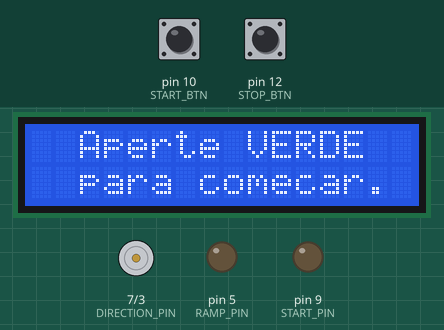
This sketch was run on a simulated Arduino Uno, built with avr-gcc and run on an emulated ATmega328P. Shown: 16×2 character LCD, direction and speed pins drawn as motors (green arrow = direction pin HIGH = forward, orange = LOW = backward, longer = more drive), output pins drawn as LEDs (lit = HIGH). Inputs (shaded band) come from the test bench; at power-on: pin 10 (START_BTN) HIGH, pin 12 (STOP_BTN) HIGH.

Above: at 3.8 s.
3.9 s: pin 10 (START_BTN) pulled LOW for 0.15 s
At 4.7 s:
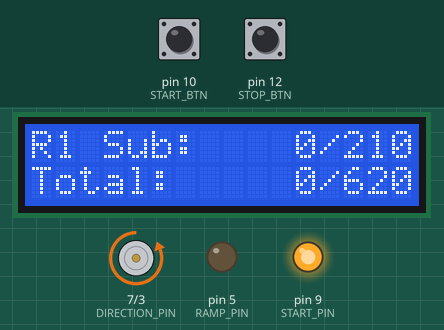
7.0 s: pin 12 (STOP_BTN) pulled LOW for 0.15 s
At 8.0 s:
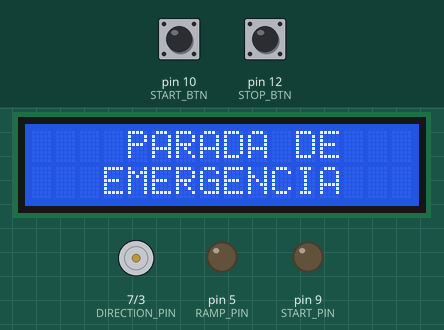
10.1 s: pin 10 (START_BTN) pulled LOW for 3.2 s
At 13.5 s:
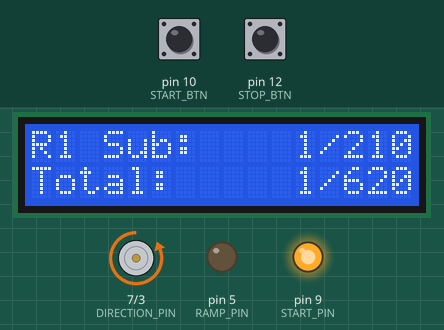
16.3 s: pin 12 (STOP_BTN) pulled LOW for 1 s
At 17.3 s:
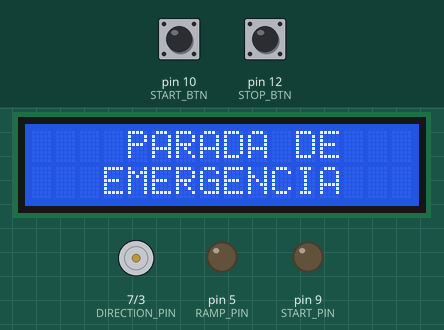
Timing chart, 0 to 19.3 s (numbered marks = the images above; inputs shaded):
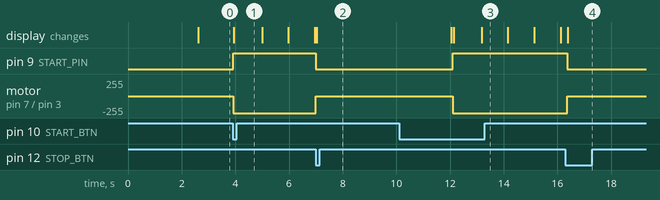

The sketch:

WegInverterController.ino
```cpp
#include <Wire.h>               // Biblioteca utilizada para fazer a comunicação com o I2C
#include <LiquidCrystal_I2C.h>  // Biblioteca utilizada para fazer a comunicação com o display 20x4

#include "Settings.h"

LiquidCrystal_I2C lcd(0x27, 16, 2);

const unsigned long TOTAL_TIME = RAMP_1_UP_TIME + DIRECTION_1_TIME + RAMP_1_DOWN_TIME + RAMP_2_UP_TIME + DIRECTION_2_TIME + RAMP_2_DOWN_TIME;

#define DIR_1 LOW
#define DIR_2 HIGH

enum class States {
  Idle = 0,
  Ramp1Up,
  Direction1,
  Ramp1Down,
  Ramp2Up,
  Direction2,
  Ramp2Down,
  Ended,
  Emergency
};

unsigned long StatesTime[9] = {
  0,
  RAMP_1_UP_TIME,
  DIRECTION_1_TIME,
  RAMP_1_DOWN_TIME,
  RAMP_2_UP_TIME,
  DIRECTION_2_TIME,
  RAMP_2_DOWN_TIME,
  0,
  0
};

String StatesStr[9] = {
  "",
  "R1 Sub",
  "Dir. 1",
  "R1 Desc",
  "R2 Sub",
  "Dir. 2",
  "R2 Desc",
  "",
  ""
};

bool inProcess = false;
unsigned long startTime = 0;
unsigned long startStep = 0;
unsigned long currentTime = 0;
States currentState = States::Idle;

void setup() {
  pinMode(ENABLE_PIN, OUTPUT);
  pinMode(START_PIN, OUTPUT);
  pinMode(DIRECTION_PIN, OUTPUT);
  pinMode(RAMP_PIN, OUTPUT);

  digitalWrite(ENABLE_PIN, LOW);
  digitalWrite(START_PIN, LOW);
  digitalWrite(DIRECTION_PIN, LOW);
  digitalWrite(RAMP_PIN, LOW);

  pinMode(START_BTN, INPUT_PULLUP);
  pinMode(STOP_BTN, INPUT_PULLUP);

  lcd.init();
  lcd.backlight();

  PrintInfo();
  delay(2500);
  ResetState();
}

void loop() {
  auto stopButtonState = GetButtonState(STOP_BTN);
  auto startButtonState = GetButtonState(START_BTN);

  if (inProcess && stopButtonState) {
    currentState = States::Emergency;
    SetInverterState();
    PrintForcedStop();
    delay(EMERGENCY_STOP_TIME * 1000);
    ResetState();
  } else if (!inProcess && startButtonState) {
    inProcess = true;
  }

  CheckState();
  delay(50);
}

void NextState() {
  currentState = static_cast<States>(((int)currentState) + 1);
}

void ResetState() {
  PrintHome();
  inProcess = false;
  startTime = 0;
  startStep = 0;
  currentTime = 0;
  currentState = States::Idle;
}

void CheckState() {
  if (!inProcess) return;

  if (currentState == States::Idle) {
    InitProcess();
    NextState();
    UpdateState();
    return;
  }

  if (currentState == States::Ended) {
    PrintEnd();
    delay(5000);
    ResetState();
    return;
  }

  if (CheckTime()) {
    NextState();
    UpdateState();
    return;
  }

  auto currTime = (millis() - startStep) / 1000;
  auto elapsedTime = (millis() - startTime) / 1000;
  UpdateDisplayStep(currTime);
  UpdateCurrentTime(elapsedTime);
}

void UpdateState() {
  startStep = millis();
  SetInverterState();

  auto elapsedTime = (millis() - startTime) / 1000;
  PrintDisplayStep(StatesStr[(int)currentState], elapsedTime);
}

void InitProcess() {
  startTime = millis();
}

bool CheckTime() {
  auto currTime = (millis() - startStep) / 1000;
  return currTime >= StatesTime[(int)currentState];
}

void PrintDisplayStep(String newStep, unsigned long currentTime) {
  if (!newStep.length()) return;

  lcd.clear();
  lcd.setCursor(0, 0);
  lcd.print(newStep);
  lcd.print(": ");
  UpdateDisplayStep(0);

  PrintCurrentTime(currentTime);
}

void UpdateDisplayStep(unsigned long currentTime) {
  lcd.setCursor(9, 0);
  lcd.print(IntToString(currentTime) + "/" + IntToString(StatesTime[(int)currentState]));
}

void PrintCurrentTime(unsigned long currentTime) {
  lcd.setCursor(0, 1);
  lcd.print("Total: ");

  UpdateCurrentTime(currentTime);
}

void UpdateCurrentTime(unsigned long currentTime) {
  lcd.setCursor(9, 1);
  lcd.print(IntToString(currentTime) + "/" + IntToString(TOTAL_TIME));
}

void PrintInfo() {
  lcd.clear();
  lcd.setCursor(0, 0);
  lcd.print("Controle CFW100");
  lcd.setCursor(12, 1);
  lcd.print("v1.0");
}

void PrintHome() {
  lcd.clear();
  lcd.setCursor(2, 0);
  lcd.print("Aperte VERDE");
  lcd.setCursor(2, 1);
  lcd.print("para comecar.");
}

void PrintEnd() {
  lcd.clear();
  lcd.setCursor(6, 0);
  lcd.print("FIM!");
}

void PrintForcedStop() {
  lcd.clear();
  lcd.setCursor(4, 0);
  lcd.print("PARADA DE");
  lcd.setCursor(3, 1);
  lcd.print("EMERGENCIA");
}

void SetInverterState() {
  switch (currentState) {
    case States::Ramp1Up: Start(DIR_1); break;
    case States::Direction1: break;
    case States::Ramp1Down: EndDirection(); break;
    case States::Ramp2Up: StartDirection(DIR_2); break;
    case States::Direction2: break;
    case States::Ramp2Down: EndDirection(); break;
    default: Stop(); break;
  }
}

bool GetButtonState(unsigned char button) {
  return !digitalRead(button);
}

void Start(bool direction) {
  StartDirection(direction);
  digitalWrite(ENABLE_PIN, HIGH);
}

void EndDirection() {
  digitalWrite(START_PIN, LOW);
}

void StartDirection(bool direction) {
  digitalWrite(DIRECTION_PIN, direction);
  digitalWrite(RAMP_PIN, direction);
  digitalWrite(START_PIN, HIGH);
}

void Stop() {
  digitalWrite(ENABLE_PIN, LOW);
  digitalWrite(START_PIN, LOW);
  digitalWrite(DIRECTION_PIN, LOW);
  digitalWrite(RAMP_PIN, LOW);
}

char buffer[4];
String IntToString(unsigned long value) {
  sprintf(buffer, "%3lu", value);
  return String(buffer);
}
```

Settings.h
```cpp
#ifndef _SETTINGS_H_
#define _SETTINGS_H_

const unsigned char START_PIN = 9;
const unsigned char DIRECTION_PIN = 7;
const unsigned char RAMP_PIN = 5;
const unsigned char ENABLE_PIN = 3;

const unsigned char START_BTN = 10;
const unsigned char STOP_BTN = 12;

const unsigned long RAMP_1_UP_TIME = 210;
const unsigned long DIRECTION_1_TIME = 120;
const unsigned long RAMP_1_DOWN_TIME = 60;

const unsigned long RAMP_2_UP_TIME = 60;
const unsigned long DIRECTION_2_TIME = 120;
const unsigned long RAMP_2_DOWN_TIME = 50;

const unsigned long EMERGENCY_STOP_TIME = 5;

#endif
```

Measured:
- after the input at 3.9 s, pin 9 (START_PIN): LOW → HIGH at once; motor on pin 7 (DIRECTION_PIN) / pin 3 (ENABLE_PIN): stopped → backward 255/255 at once; the display: changes after 0.05 s (image 1)
- after the input at 7.0 s, pin 9 (START_PIN): HIGH → LOW at once; motor on pin 7 (DIRECTION_PIN) / pin 3 (ENABLE_PIN): backward 255/255 → stopped at once; the display: changes at once (image 2)
- after the input at 10.1 s, pin 9 (START_PIN): LOW → HIGH after 2.0 s; motor on pin 7 (DIRECTION_PIN) / pin 3 (ENABLE_PIN): stopped → backward 255/255 after 2.0 s; the display: first differs from a run without the input after 2.0 s (image 3 shows a later state)
- after the input at 16.3 s, pin 9 (START_PIN): HIGH → LOW after 0.06 s; motor on pin 7 (DIRECTION_PIN) / pin 3 (ENABLE_PIN): backward 255/255 → stopped after 0.06 s; the display: changes after 0.08 s (image 4)
